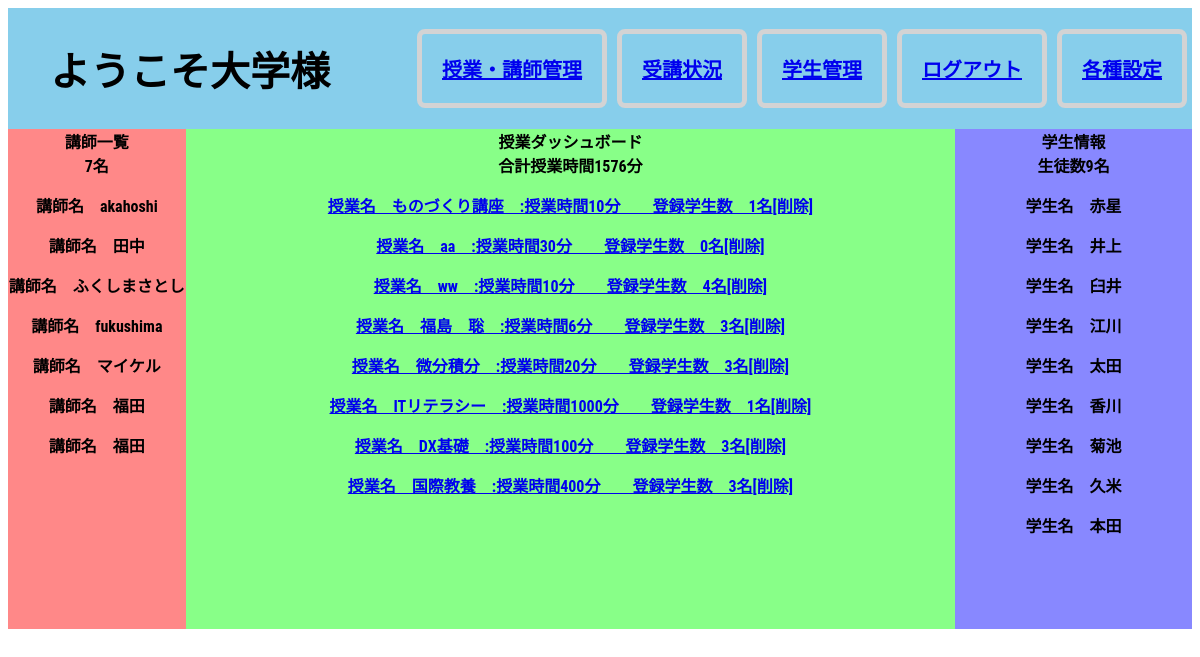
The app's page /univ_mainmenu.php (signed in) with its own data.
### tables this page shows
CREATE TABLE IF NOT EXISTS `gs_teachers_table` (
`t_id` int(12) NOT NULL,
  `t_name` varchar(128) NOT NULL,
  `t_account` varchar(64) NOT NULL,
  `t_mail` varchar(12) NOT NULL,
  `t_pw` varchar(64) NOT NULL,
  `selected_flg` int(1) NOT NULL,
  `indate` datetime NOT NULL
);

CREATE TABLE IF NOT EXISTS `gs_course_table` (
`c_id` int(12) NOT NULL,
  `c_name` varchar(128) NOT NULL,
  `t_id` int(12) NOT NULL,
  `tt_name` varchar(64) NOT NULL,
  `c_length` int(64) NOT NULL,
  `s_id` varchar(128) NOT NULL,
  `cnt_s_id` int(64) NOT NULL,
  `sselected_flg` int(1) NOT NULL,
  `indate` datetime NOT NULL
);

CREATE TABLE IF NOT EXISTS `gs_students_table` (
`s_id` int(12) NOT NULL,
  `s_name` varchar(128) NOT NULL,
  `s_account` varchar(64) NOT NULL,
  `s_mail` varchar(64) NOT NULL,
  `s_pw` varchar(128) NOT NULL,
  `t_id` int(3) NOT NULL,
  `s_life_flg` int(1) NOT NULL,
  `indate` datetime NOT NULL
);

### univ_mainmenu.php (the view, shortened to what this page needs)
 <?php
$u_name =$_SESSION["u_name"] ;
$pdo = db_connect();
$stmt = $pdo->prepare("SELECT * FROM gs_teachers_table");
$status = $stmt->execute();
$xx = $pdo->prepare("SELECT count(t_id) FROM gs_teachers_table");
$xx->execute();
$xxx = $xx->fetch(PDO::FETCH_ASSOC);
$n_teachers = $xxx['count(t_id)'];
$tview="";
if($status==false) {
  $error = $stmt->errorInfo();
  exit("ErrorQuery:".$error[2]);
} else {
  while( $result = $stmt->fetch(PDO::FETCH_ASSOC)){
    $tview .= "<p>";
    $tview .= '講師名　';
    $tview .= $result["t_name"];
    $tview .="</p>";
  }
}
$pdo = db_connect();
$stmt = $pdo->prepare("SELECT * FROM gs_course_table");
$status = $stmt->execute();
$yy = $pdo->prepare("SELECT sum(c_length) FROM gs_course_table");
$yy->execute();
$yyy = $yy->fetch(PDO::FETCH_ASSOC);
$l_course = $yyy['sum(c_length)'];
$cview="";
if($status==false) {
  $error = $stmt->errorInfo();
  exit("ErrorQuery:".$error[2]);
} else {
  while( $result = $stmt->fetch(PDO::FETCH_ASSOC)){
    $cview .= "<p>";
    $cview .= '<a href="c_view.php?c_id='.$result["c_id"].'">';
    $cview .= '授業名　';
    $cview .= $result["c_name"]."　:授業時間".$result["c_length"];
    $cview .='分';
    $cview .='　　登録学生数　';
    $cview .=$result["cnt_s_id"];
    $cview .='名';
    $cview .='</a>';
    $cview .= '<a href="c_delete.php?c_id='.$result["c_id"].'">';
    $cview .='[削除]';
    $cview .='</a>';
    $cview .="</p>";
  }
}
$stmt = $pdo->prepare("SELECT * FROM gs_students_table");
$status = $stmt->execute();
$zz = $pdo->prepare("SELECT count(s_id) FROM gs_students_table");
$zz->execute();
$zzz = $zz->fetch(PDO::FETCH_ASSOC);
$n_students = $zzz['count(s_id)'];
$sview="";
if($status==false) {
  $error = $stmt->errorInfo();
  exit("ErrorQuery:".$error[2]);
} else {
  while( $result = $stmt->fetch(PDO::FETCH_ASSOC)){
    $sview .= "<p>";
    $sview .= '学生名　';
    $sview .= $result["s_name"];
    $sview .="</p>";
  }
}
?>
<!DOCTYPE html>
<html lang="ja">
<head>
  <link rel="stylesheet" href="samplemmmm.css">
</head>
<body>
  <div class="header">
    <div class="univdisplay">ようこそ<?=$u_name?>大学様</div>
    <ul class="header-menu">
      <li><a href="t_select.php">授業・講師管理</a></li>
      <li><a href="mainmenu.php">受講状況</a></li>
      <li><a href="s_select.php">学生管理</a></li>
      <li><a href="logout.php">ログアウト</a></li>
      <li><a href="setting.php">各種設定</a></li>
    </ul>
  </div>
  <div id="container">
    <div id="itemA">
      <div>講師一覧</div>
      <div><?=$n_teachers?>名</div>
      <div class="container jumbotron"><?=$tview?></div>
    </div>
    <div id="itemB">
      <div>授業ダッシュボード</div>
      <div>合計授業時間<?=$l_course?>分</div>
      <div class="container jumbotron"><?=$cview?></div>
    </div>
    <div id="itemC">
      <div>学生情報</div>
      <div>生徒数<?=$n_students?>名</div>
      <div class="container jumbotron"><?=$sview?></div>
    </div>
  </div>
</body>
</html>

### samplemmmm.css (style rules this page uses)
body { background-size: cover; font-family: 'Roboto Condensed', sans-serif; font-weight: bold; text-align: center; }
.header { display: flex; background-color: skyblue; justify-content: space-around; }
.header-menu { display: flex; list-style: none; align-items: center; }
.univdisplay { margin:auto; font-size:40px; }
.header-menu li { padding: 20px; font-size: 20px; margin:5px; border-radius: 8px; border:5px solid rgb(211, 211, 212); }
#container { width: 100%; display: grid; grid-template-rows: 100px 100px 100px 100px 100px; grid-template-columns: 15% 5% 60% 5% 15%; justify-content: center; }
#itemA { grid-row: 1 / 6; grid-column: 1 / 2; background: #f88; }
#itemB { grid-row:1 / 6; grid-column: 2 / 4; background: #8f8; }
#itemC { grid-row: 1 / 6; grid-column: 4 / 6; background: #88f; }

### records on screen
gs_teachers_table: value "講師名 akahoshi"
gs_teachers_table: value "講師名 田中"
gs_teachers_table: value "講師名 ふくしまさとし"
gs_teachers_table: value "講師名 fukushima"
gs_teachers_table: value "講師名 マイケル"
gs_teachers_table: value "講師名 福田"
gs_teachers_table: value "講師名 福田"
gs_course_table: value "授業名 ものづくり講座 :授業時間10分 登録学生数 1名 [削除]"
gs_course_table: value "授業名 aa :授業時間30分 登録学生数 0名 [削除]"
gs_course_table: value "授業名 ww :授業時間10分 登録学生数 4名 [削除]"
gs_course_table: value "授業名 福島 聡 :授業時間6分 登録学生数 3名 [削除]"
gs_course_table: value "授業名 微分積分 :授業時間20分 登録学生数 3名 [削除]"
gs_course_table: value "授業名 ITリテラシー :授業時間1000分 登録学生数 1名 [削除]"
gs_course_table: value "授業名 DX基礎 :授業時間100分 登録学生数 3名 [削除]"
gs_course_table: value "授業名 国際教養 :授業時間400分 登録学生数 3名 [削除]"
gs_students_table: value "学生名 赤星"
gs_students_table: value "学生名 井上"
gs_students_table: value "学生名 臼井"
gs_students_table: value "学生名 江川"
gs_students_table: value "学生名 太田"
gs_students_table: value "学生名 香川"
gs_students_table: value "学生名 菊池"
gs_students_table: value "学生名 久米"
gs_students_table: value "学生名 本田"

### other values on screen
$n_teachers "7"
$l_course "1576"
$n_students "9"
